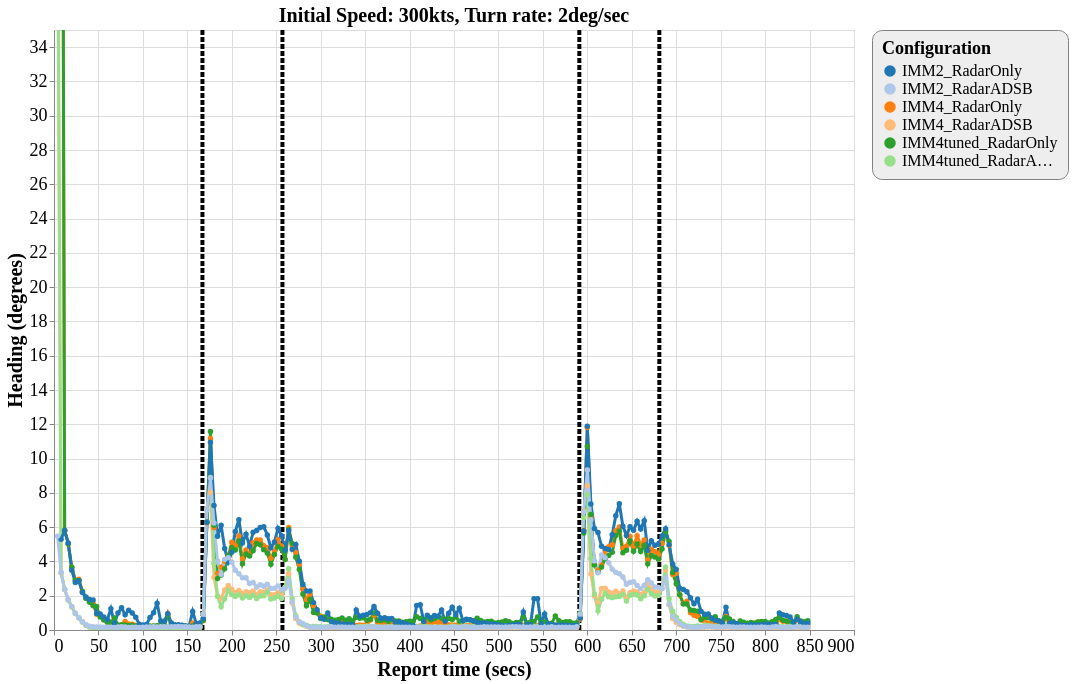

Express this chart as Vega-Lite.
### Vega-Lite specification from a JSON file in a GitHub repository (floating-point values rounded to 4 significant figures; data arrays with more than 128 entries replaced by an {"elided": "..."} marker saying what was removed)
{"config": {"view": {"continuousWidth": 800, "continuousHeight": 600}, "axisX": {"labelFontSize": 18, "titleFontSize": 20}, "axisY": {"labelFontSize": 18, "titleFontSize": 20}, "font": "Times New Roman", "legend": {"cornerRadius": 10, "fillColor": "#EEEEEE", "labelFontSize": 16, "padding": 10, "strokeColor": "gray", "titleFontSize": 18}, "title": {"fontSize": 20}}, "layer": [{"data": {"name": "data-a3a467f209c6583c68f3d978a4c84e4a"}, "mark": {"type": "rule", "strokeDash": [5, 2], "strokeWidth": 4}, "encoding": {"color": {"type": "nominal", "field": "color", "scale": null}, "x": {"type": "quantitative", "field": "tt"}}}, {"data": {"name": "data-fbd9753bbeefc682b92a4b7551262cef"}, "mark": {"type": "line", "point": true, "strokeWidth": 3}, "encoding": {"color": {"type": "ordinal", "field": "config", "scale": {"scheme": "category20"}, "sort": ["IMM2_RadarOnly", "IMM2_RadarADSB", "IMM4_RadarOnly", "IMM4_RadarADSB", "IMM4tuned_RadarOnly", "IMM4tuned_RadarADSB"], "title": "Configuration"}, "x": {"type": "quantitative", "field": "time", "title": "Report time (secs)"}, "y": {"type": "quantitative", "field": "rmse_hdg", "scale": {"domain": [0, 35], "zero": false}, "title": "Heading (degrees)"}}, "selection": {"selector133": {"type": "interval", "bind": "scales", "encodings": ["x", "y"]}}, "title": "Initial Speed: 300kts, Turn rate: 2deg/sec"}], "$schema": "https://vega.github.io/schema/vega-lite/v4.8.1.json", "datasets": {"data-a3a467f209c6583c68f3d978a4c84e4a": [{"tt": 167, "color": "black"}, {"tt": 257, "color": "black"}, {"tt": 591, "color": "black"}, {"tt": 681, "color": "black"}], "data-fbd9753bbeefc682b92a4b7551262cef": {"elided": "1271 records"}}}
